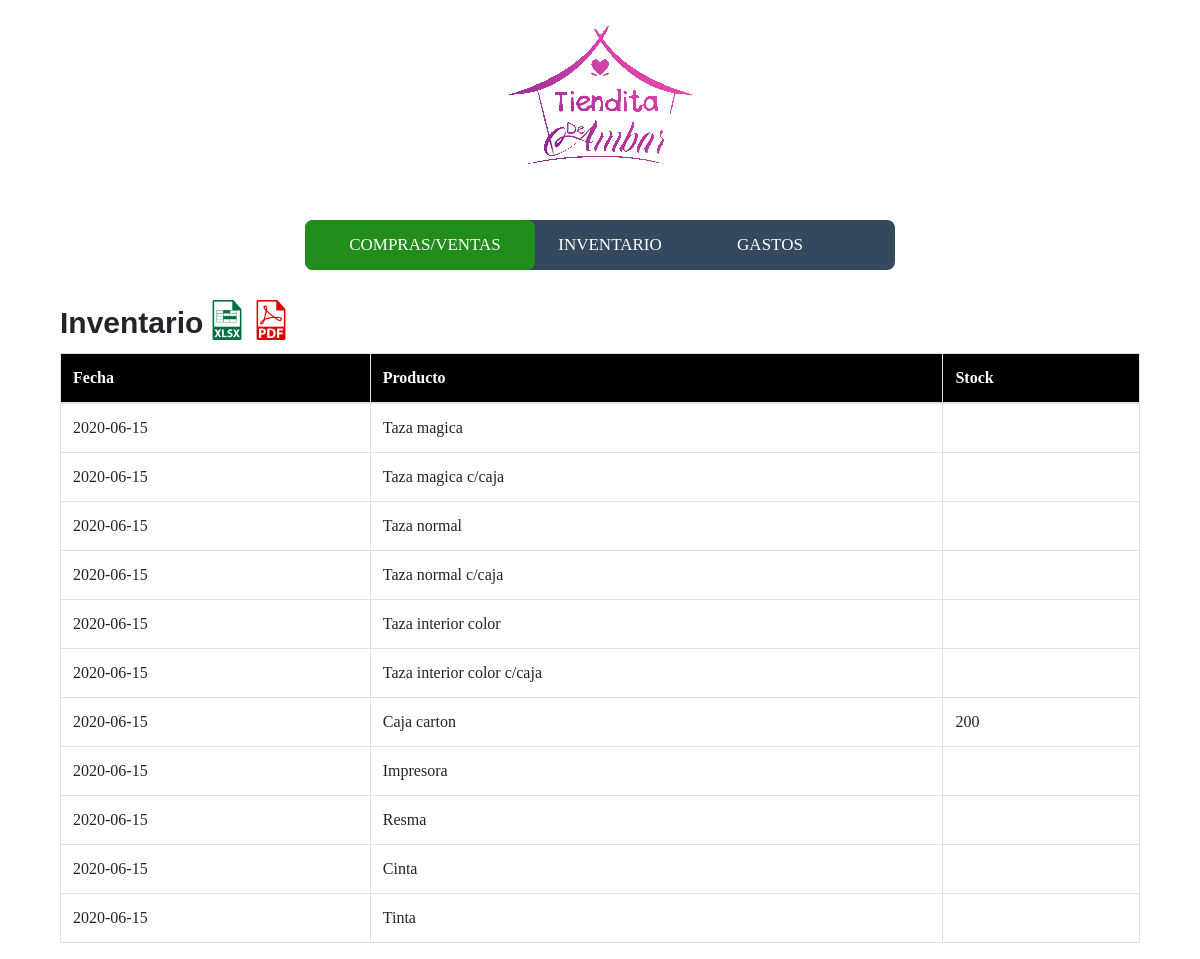
The app's page /inventario.php with its own data.
### tables this page shows
CREATE TABLE `productos` (
  `id_producto` int(10) NOT NULL,
  `fecha_creacion` date NOT NULL,
  `producto` varchar(100) NOT NULL,
  `cantidad` int(11) NOT NULL,
  `estado` varchar(100) NOT NULL,
  `nota` varchar(100) NOT NULL
);

### inventario.php (the view)
<?php include("db.php") ?>
<?php include("includes/header.php") ?>
<?php
	$query = "SELECT * FROM productos where id_producto = '1'";
	$result_task = mysqli_query($conn, $query);
	$querysum= "SELECT SUM(cantidad) as TotalCantidadMagica FROM tareas WHERE producto = 'taza magica'";
	$result_sum = mysqli_query($conn, $querysum);
	while ($row = mysqli_fetch_assoc($result_sum)) {
		$output = $row['TotalCantidadMagica'];
	}
	$query2 = "SELECT * FROM productos where id_producto = '2'";
	$result_task2 = mysqli_query($conn, $query2);
	$querysum2= "SELECT SUM(cantidad) as TotalCantidadNormal FROM tareas WHERE producto = 'taza magica c/caja'";
	$result_sum2 = mysqli_query($conn, $querysum2);
	while ($row = mysqli_fetch_assoc($result_sum2)) {
		$output2 = $row['TotalCantidadNormal'];
	}
	$query3 = "SELECT * FROM productos where id_producto = '3'";
	$result_task3 = mysqli_query($conn, $query3);
	$querysum3= "SELECT SUM(cantidad) as TotalCantidadCaja FROM tareas WHERE producto = 'taza normal'";
	$result_sum3 = mysqli_query($conn, $querysum3);
	while ($row = mysqli_fetch_assoc($result_sum3)) {
		$output3 = $row['TotalCantidadCaja'];
	}
	$query4 = "SELECT * FROM productos where id_producto = '4'";
	$result_task4 = mysqli_query($conn, $query4);
	$querysum4= "SELECT SUM(cantidad) as TotalCantidadCaja FROM tareas WHERE producto = 'taza normal c/caja'";
	$result_sum4 = mysqli_query($conn, $querysum4);
	while ($row = mysqli_fetch_assoc($result_sum4)) {
		$output4 = $row['TotalCantidadCaja'];
	}
	$query5= "SELECT * FROM productos where id_producto = '5'";
	$result_task5 = mysqli_query($conn, $query5);
	$querysum5= "SELECT SUM(cantidad) as TotalCantidadCaja FROM tareas WHERE producto = 'taza interior color'";
	$result_sum5 = mysqli_query($conn, $querysum5);
	while ($row = mysqli_fetch_assoc($result_sum5)) {
		$output5 = $row['TotalCantidadCaja'];
	}
	$query6= "SELECT * FROM productos where id_producto = '6'";
	$result_task6 = mysqli_query($conn, $query6);
	$querysum6= "SELECT SUM(cantidad) as TotalCantidadCaja FROM tareas WHERE producto = 'taza interior color c/caja'";
	$result_sum6 = mysqli_query($conn, $querysum6);
	while ($row = mysqli_fetch_assoc($result_sum6)) {
		$output6 = $row['TotalCantidadCaja'];
	}
	$query7= "SELECT * FROM productos where id_producto = '7'";
	$result_task7 = mysqli_query($conn, $query7);
	$querysum7= "SELECT SUM(cantidadgasto) as TotalCantidadCaja FROM gastos WHERE productogasto = 'caja carton'";
	$result_sum7 = mysqli_query($conn, $querysum7);
	while ($row = mysqli_fetch_assoc($result_sum7)) {
		$output7 = $row['TotalCantidadCaja'];
	}
	$query8= "SELECT * FROM productos where id_producto = '8'";
	$result_task8 = mysqli_query($conn, $query8);
	$querysum8= "SELECT SUM(cantidadgasto) as TotalCantidadCaja FROM gastos WHERE productogasto = 'impresora'";
	$result_sum8 = mysqli_query($conn, $querysum8);
	while ($row = mysqli_fetch_assoc($result_sum8)) {
		$output8 = $row['TotalCantidadCaja'];
	}
	$query9= "SELECT * FROM productos where id_producto = '9'";
	$result_task9 = mysqli_query($conn, $query9);
	$querysum9= "SELECT SUM(cantidadgasto) as TotalCantidadCaja FROM gastos WHERE productogasto = 'resma'";
	$result_sum9 = mysqli_query($conn, $querysum9);
	while ($row = mysqli_fetch_assoc($result_sum9)) {
		$output9 = $row['TotalCantidadCaja'];
	}
	$query10= "SELECT * FROM productos where id_producto = '10'";
	$result_task10 = mysqli_query($conn, $query10);
	$querysum10= "SELECT SUM(cantidadgasto) as TotalCantidadCaja FROM gastos WHERE productogasto = 'cinta'";
	$result_sum10 = mysqli_query($conn, $querysum10);
	while ($row = mysqli_fetch_assoc($result_sum10)) {
		$output10 = $row['TotalCantidadCaja'];
	}
	$query11= "SELECT * FROM productos where id_producto = '11'";
	$result_task11 = mysqli_query($conn, $query11);
	$querysum11= "SELECT SUM(cantidadgasto) as TotalCantidadCaja FROM gastos WHERE productogasto = 'tinta'";
	$result_sum11 = mysqli_query($conn, $querysum11);
	while ($row = mysqli_fetch_assoc($result_sum11)) {
		$output11 = $row['TotalCantidadCaja'];
	}
?>
<div class="container">
	<div class="form-list col-md-12">
			<label><?php echo "Inventario";?></label>
			<a href="toexcelinventario.php"><img src="images/excel.png" class="d-inline-block align-top" alt="excel" id="logoexcel"></a>
			<a href="topdfinventario.php"><img src="images/pdf.png" class="d-inline-block align-top" alt="pdf" id="logopdf"></a>
			<table class="table table-bordered">
				<thead>
					<tr>
						<th>Fecha</th>
						<th>Producto</th>
						<th>Stock</th>
					</tr>
				</thead>
				<tbody>
					<?php
						while ($row = mysqli_fetch_array($result_task)) { ?>
							<tr>
								<td><?php echo $row['fecha_creacion']?></td>
								<td><?php echo $row['producto']?></td>
								<td><?php echo $output;?></td>
							</tr>
						<?php } ?>
					<tr>
						<?php
						while ($row = mysqli_fetch_array($result_task2)) { ?>
							<tr>
								<td><?php echo $row['fecha_creacion']?></td>
								<td><?php echo $row['producto']?></td>
								<td><?php echo $output2;?></td>
							</tr>
						<?php } ?>
					</tr>
					<tr>
						<?php
						while ($row = mysqli_fetch_array($result_task3)) { ?>
							<tr>
								<td><?php echo $row['fecha_creacion']?></td>
								<td><?php echo $row['producto']?></td>
								<td><?php echo $output3;?></td>
							</tr>
						<?php } ?>
					</tr>
					<tr>
						<?php
						while ($row = mysqli_fetch_array($result_task4)) { ?>
							<tr>
								<td><?php echo $row['fecha_creacion']?></td>
								<td><?php echo $row['producto']?></td>
								<td><?php echo $output4;?></td>
							</tr>
						<?php } ?>
					</tr>
					<tr>
						<?php
						while ($row = mysqli_fetch_array($result_task5)) { ?>
							<tr>
								<td><?php echo $row['fecha_creacion']?></td>
								<td><?php echo $row['producto']?></td>
								<td><?php echo $output5;?></td>
							</tr>
						<?php } ?>
					</tr>
					<tr>
						<?php
						while ($row = mysqli_fetch_array($result_task6)) { ?>
							<tr>
								<td><?php echo $row['fecha_creacion']?></td>
								<td><?php echo $row['producto']?></td>
								<td><?php echo $output6;?></td>
							</tr>
						<?php } ?>
					</tr>
					<tr>
						<?php
						while ($row = mysqli_fetch_array($result_task7)) { ?>
							<tr>
								<td><?php echo $row['fecha_creacion']?></td>
								<td><?php echo $row['producto']?></td>
								<td><?php echo $output7;?></td>
							</tr>
						<?php } ?>
					</tr>
					<tr>
						<?php
						while ($row = mysqli_fetch_array($result_task8)) { ?>
							<tr>
								<td><?php echo $row['fecha_creacion']?></td>
								<td><?php echo $row['producto']?></td>
								<td><?php echo $output8;?></td>
							</tr>
						<?php } ?>
					</tr>
					<tr>
						<?php
						while ($row = mysqli_fetch_array($result_task9)) { ?>
							<tr>
								<td><?php echo $row['fecha_creacion']?></td>
								<td><?php echo $row['producto']?></td>
								<td><?php echo $output9;?></td>
							</tr>
						<?php } ?>
					</tr>
					<tr>
						<?php
						while ($row = mysqli_fetch_array($result_task10)) { ?>
							<tr>
								<td><?php echo $row['fecha_creacion']?></td>
								<td><?php echo $row['producto']?></td>
								<td><?php echo $output10;?></td>
							</tr>
						<?php } ?>
					</tr>
					<tr>
						<?php
						while ($row = mysqli_fetch_array($result_task11)) { ?>
							<tr>
								<td><?php echo $row['fecha_creacion']?></td>
								<td><?php echo $row['producto']?></td>
								<td><?php echo $output11;?></td>
							</tr>
						<?php } ?>
					</tr>
				</tbody>
			</table>
		</div>
</div>
<?php include("includes/footer.php") ?>

### includes/header.php (shortened to what this page needs)
<!DOCTYPE html>
<html lang="en">
<head>
	<link rel="stylesheet" href="css/bootstrap.min.css">
	<link rel="stylesheet" type="text/css" href="css/estilo.css">
	<link rel="stylesheet" type="text/css" href="datatables/datatables.min.css"/>
	<link rel="stylesheet" type="text/css" href="datatables/css/datatables.bootstrap4.min.css"/>
</head>
<body>
<header>
	<div class="text-center">
	  <img src="images/logo.png" class="rounded" alt="logo">
	</div>
	<nav>
		<a href="index.php">Compras/Ventas</a>
		<a href="inventario.php">Inventario</a>
		<a href="gastos.php">Gastos</a>
		<div class="animation start-home"></div>
	</nav>
</header>

### includes/footer.php (shortened to what this page needs)
</body>
</html>

### css/estilo.css (style rules this page uses)
* { padding: 0; margin: 0; font-family: century gothic; }
nav { margin: 20px auto 0; position: relative; width: 590px; height: 50px; background-color: #34495e; border-radius: 8px; font-size: 0; }
nav a { line-height: 50px; height: 100%; font-size: 17px; display: inline-block; position: relative; z-index: 1; text-decoration: none; text-transform: uppercase; text-align: center; color: white; cursor: pointer; }
nav .animation { position: absolute; height: 100%; top: 0; z-index: 0; transition: all .5s ease 0s; border-radius: 8px; }
nav a:nth-child(1) { width: 240px; }
nav a:nth-child(2) { width: 130px; }
nav a:nth-child(3) { width: 190px; }
nav .start-home, a:nth-child(1):hover~.animation { width: 230px; left: 0; background-color: #238d1c; }
.form-list { margin-top: 30px; }
.form-list thead { background-color: black; color: white; }
.form-list label { font-family: Helvetica, Arial, sans-serif; pointer-events: none; cursor: default; font-size: 30px; font-weight: 600; }
#logoexcel { width: 40px; height: 40px; }
#logopdf { width: 40px; height: 40px; }

### records on screen
productos: fecha_creacion "2020-06-15", producto "Taza magica"
productos: fecha_creacion "2020-06-15", producto "Taza magica c/caja"
productos: fecha_creacion "2020-06-15", producto "Taza normal"
productos: fecha_creacion "2020-06-15", producto "Taza normal c/caja"
productos: fecha_creacion "2020-06-15", producto "Taza interior color"
productos: fecha_creacion "2020-06-15", producto "Taza interior color c/caja"
productos: fecha_creacion "2020-06-15", producto "Caja carton", output7 "200"
productos: fecha_creacion "2020-06-15", producto "Impresora"
productos: fecha_creacion "2020-06-15", producto "Resma"
productos: fecha_creacion "2020-06-15", producto "Cinta"
productos: fecha_creacion "2020-06-15", producto "Tinta"
